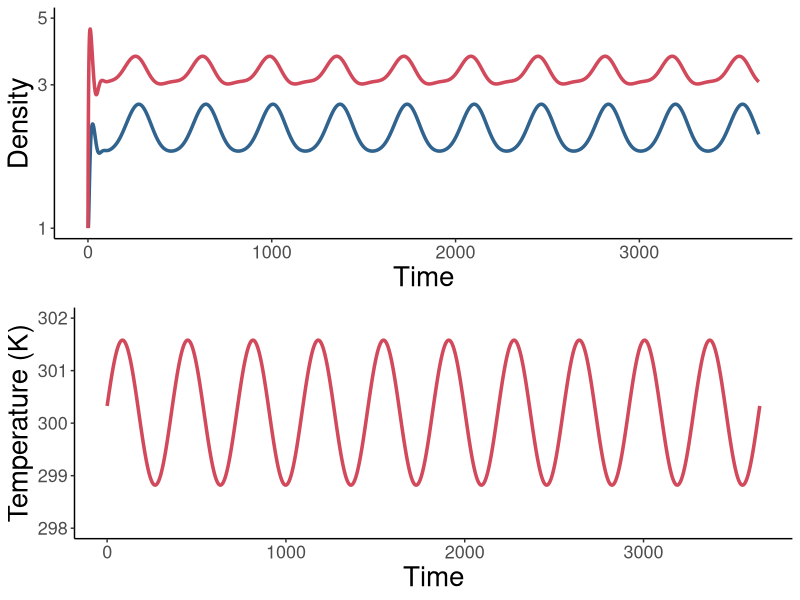
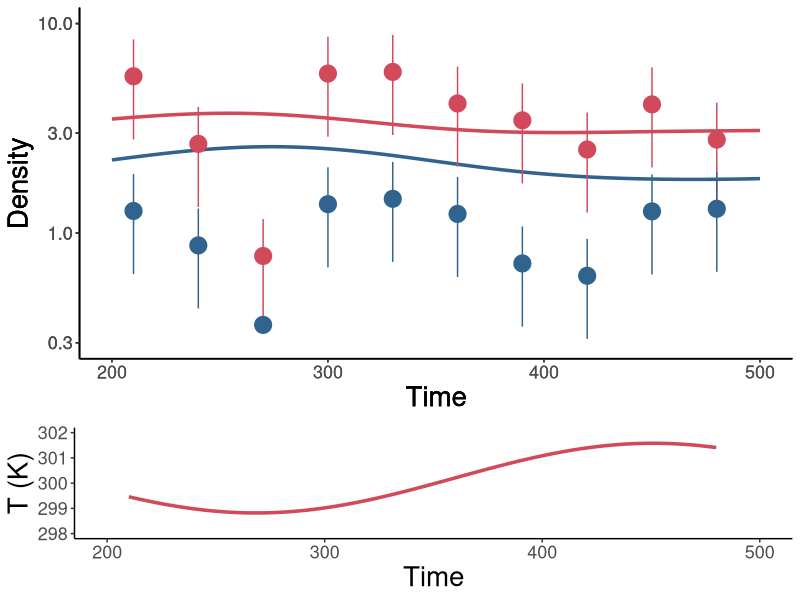

Here is the R script that generated these plots, in order:
####################################################################################################
#### This R script simulates population dynamics of hemipteran insects in their native habitats ####
####################################################################################################



#################################################
#### Load packages and set working directory ####
#################################################
library(tidyr)
library(ggplot2)
library(deSolve)
library(cowplot)
library(dplyr)
library(tidyverse)
#library(Cairo)
#library(grid)
#library(gridExtra)

setwd(dirname(rstudioapi::getActiveDocumentContext()$path))

######################################
#### Simulate population dynamics ####
######################################

# STEP 1: Assign parameter values
# read data and select insect
data <- read_csv("Temperature response data.csv")

# select an insect by removing # in front of name and placing # in front of other species
#sp.data <- subset(data, Species == "Clavigralla shadabi")
sp.data <- subset(data, Species == "Clavigralla tomentosicollis")
# define model parameters
params <- c(sp.data[2], sp.data[3], sp.data[4], sp.data[5],sp.data[6], sp.data[7], sp.data[8],
            sp.data[9], sp.data[10], sp.data[11], sp.data[12], sp.data[13], sp.data[14], sp.data[15],
            sp.data[16], sp.data[17], sp.data[18], sp.data[19], sp.data[20], sp.data[21], sp.data[22],
            sp.data[23], sp.data[24])
# time
yrs <- 10; # Number of years over which to run the model
timestep <- 1; # Length of time-steps (days)
times <- seq(0, yrs*365, by = timestep)
# temperature parameters
meanT.incr = 0 # Increase in mean temperature over next 50 years
amplT.incr = 0 # Increase in amplitude of temperature fluctuations over next 50 years
dMeanT = meanT.incr/(yrs*365) # simulate x degree increase in mean temperature over 50 years
dAmplT = amplT.incr/(yrs*365) # simulate x degree increase in the amplitude of temperature fluctuations over 50 years


# STEP 2: Specify model
model = function(t, State, Pars){
  with(as.list(c(State, Pars)),
       {
         # temperature function
         temp = (meanT + dMeanT*times) + (amplT + dAmplT*times)*sin((2*pi*times + deltaT)/365)
         # time-series of temperature values
         signal = as.data.frame(list(times = times, temp = rep(0, length(times))))
         signal$temp = temp
         # create interpolating function
         input = approxfun(signal, rule = 2 ) # rule = 2 sets any extrapolated point to the closest data extreme
         # import interpolated temperature function
         T =  input(t)
         
         # Temperature responses
         b = bTopt*exp(-(T-Toptb)^2/(2*sb^2)) # Birth rate
         #q = 1 # Density-dependence (temperature-independent for simplicity)
         q = qTR*exp(Aq*(1/TR-1/Tmax))*exp(-(T-Toptq)^2/(2*sq^2)) # Density-dependence (temperature-dependent)
         m = mTR*(T/TR)*exp(A*(1/TR-1/T))/(1+skew*(exp(AL*(1/TL-1/T))+exp(AH*(1/TH-1/T)))) # Maturation rate
         dJ = dJTR*exp(AdJ*(1/TR-1/T)) # Juvenile mortality
         dA = dATR*exp(AdA*(1/TR-1/T)) # Adult mortality
         
         # Juvenile and adult densities
         dJdt = b*(A >= 0.2)*A*exp(-q*A) - m*J - dJ*J # Allee threshold of 10% of equilibrium adult density
         dAdt = m*J - dA*A
         
         return(list(c(dJdt, dAdt), signal = T))
       })
}


# STEP 3: Model simulation and plotting population dynamics
init = c(J = 1, A = 1)
# run model and input into data frame
densities = as.data.frame(ode(func = model, y = init, parms = params, times = times, method = "ode45"))
# gather model variables (time, temp, life stage, density)
output = densities[seq(0, dim(densities)[1], by=timestep), ]
output = gather(output, key=Variable, value=Output, -time)

# Plot population dynamics
pop.dyn = ggplot(output[output$Variable %in% c("J", "A"), ], aes(x=time, y=Output, color=Variable)) + 
  geom_line(size=1.2) +
  scale_color_manual(values=c("J"="#d1495b", "A"="#30638e")) + 
  labs(x="Time", y="Density") +
  # scale_x_continuous(expand=c(0, 5)) +
  scale_y_log10(limits=c(1, 5)) +
  theme(panel.grid.major = element_blank(), panel.grid.minor = element_blank(),
        panel.background = element_blank(), axis.line = element_line(colour = "black"),
        legend.position = "none", 
        axis.text = element_text(size=13),
        axis.title = element_text(size=20)) 

# Plot temperature regime
temp.regime  = ggplot(output[output$Variable %in% c("signal"), ], aes(x=time, y=Output, color=Variable)) + 
  geom_line(size=1.2) +
  scale_color_manual(values=c("signal"="#d1495b")) + 
  labs(x="Time", y="Temperature (K)") +
  # scale_x_continuous(expand=c(0, 5)) +
  scale_y_continuous(limits=c(298 - amplT.incr, 302 + meanT.incr + amplT.incr)) +
  theme(panel.grid.major = element_blank(), panel.grid.minor = element_blank(),
        panel.background = element_blank(), axis.line = element_line(colour = "black"),
        legend.position = "none", 
        axis.text = element_text(size=13),
        axis.title = element_text(size=20))

Plots.model = ggdraw() +
  draw_plot(pop.dyn, x = 0, y = 0.5, width = 1, height = 0.5) +
  draw_plot(temp.regime, x = 0, y = 0, width = 1, height = 0.5) #+
#draw_plot_label(label = c("(c)", ""), size = 18, x = c(0, 0), y = c(1, 0.5))
Plots.model


####################################################################
#### Plot empirical time-series for Clavigralla tomentosicollis ####
####################################################################

# Read data
data.density <- read_csv("Egwuatu_1977.csv")
# Set the plot (A, B, or C)
data.plotA <- subset(data.density,Plot=="A")

# Plot time-series data
plotA.J = ggplot(data.plotA, aes(x=time, y=J, ymin=J-J_SE, ymax=J+J_SE)) + 
  geom_pointrange(size=1.2, color="#d1495b") +
  #geom_line(size=0.8, linetype="longdash", color="#d1495b") +
  labs(x="Time", y="Density") +
  scale_x_continuous(limits=c(200, 500)) +
  scale_y_log10(limits=c(0.3, 10)) +
  theme(panel.grid.major = element_blank(), panel.grid.minor = element_blank(),
        panel.background = element_rect(fill="transparent"), plot.background = element_rect(fill="transparent"),
        axis.line = element_line(colour = "black"), legend.position = "none", 
        axis.text = element_text(size=13), axis.title = element_text(size=20))
#plotA.J

plotA.A = ggplot(data.plotA, aes(x=time, y=A, ymin=A-A_SE, ymax=A+A_SE)) + 
  geom_pointrange(size=1.2, color="#30638e") +
  #geom_line(size=0.8, linetype="longdash", color="#30638e") +
  labs(x="Time", y="Density") +
  scale_x_continuous(limits=c(200, 500)) +
  scale_y_log10(limits=c(0.3, 10)) +
  theme(panel.grid.major = element_blank(), panel.grid.minor = element_blank(),
        panel.background = element_rect(fill="transparent"), plot.background = element_rect(fill="transparent"),
        axis.line = element_line(colour = "black"), legend.position = "none", 
        axis.text = element_text(size=13), axis.title = element_text(size=20)) 
#plotA.A

# Plot model dynamics
plotA.model = ggplot(subset(output[output$Variable %in% c("J", "A"), ], time>=8*365+210 & time<=8*365+480),
                          aes(x=time, y=Output, color=Variable)) + 
  geom_line(size=1.2) +
  scale_color_manual(values=c("J"="#d1495b", "A"="#30638e")) + 
  labs(x="Time", y="Density") +
  scale_y_log10(limits=c(0.3, 10)) +
  theme(panel.grid.major = element_blank(), panel.grid.minor = element_blank(),
        panel.background = element_rect(fill="transparent"), plot.background = element_rect(fill="transparent"),
        axis.line = element_line(colour = "black"), legend.position = "none", 
        axis.text = element_text(size=13), axis.title = element_text(size=20),
        axis.text.x = element_text(colour = "white"), axis.ticks.x = element_blank())
#plotA.model

# Plot temperature regime
plotA.temp  = ggplot(subset(output[output$Variable %in% c("signal"), ], time>=210 & time<=480),
                      aes(x=time, y=Output, color=Variable)) + 
  geom_line(size=1.2) +
  scale_color_manual(values=c("signal"="#d1495b")) + 
  labs(x="Time", y="T (K)") +
  scale_x_continuous(limits=c(200, 500)) +
  scale_y_continuous(limits=c(298 - amplT.incr, 302 + meanT.incr + amplT.incr)) +
  theme(panel.grid.major = element_blank(), panel.grid.minor = element_blank(),
        panel.background = element_rect(fill="transparent"), plot.background = element_rect(fill="transparent"),
        axis.line = element_line(colour = "black"), legend.position = "none", 
        axis.text = element_text(size=13), axis.title = element_text(size=20)) 
#plotA.temp

(ggdraw()  +
    draw_plot(plotA.temp, x = 0, y = 0, width = 1, height = 0.3) +
    draw_plot(plotA.model, x = 0, y = 0.3, width = 1, height = 0.7) +
    draw_plot(plotA.J, x = 0, y = 0.3, width = 1, height = 0.7) +
    draw_plot(plotA.A, x = 0, y = 0.3, width = 1, height = 0.7))
